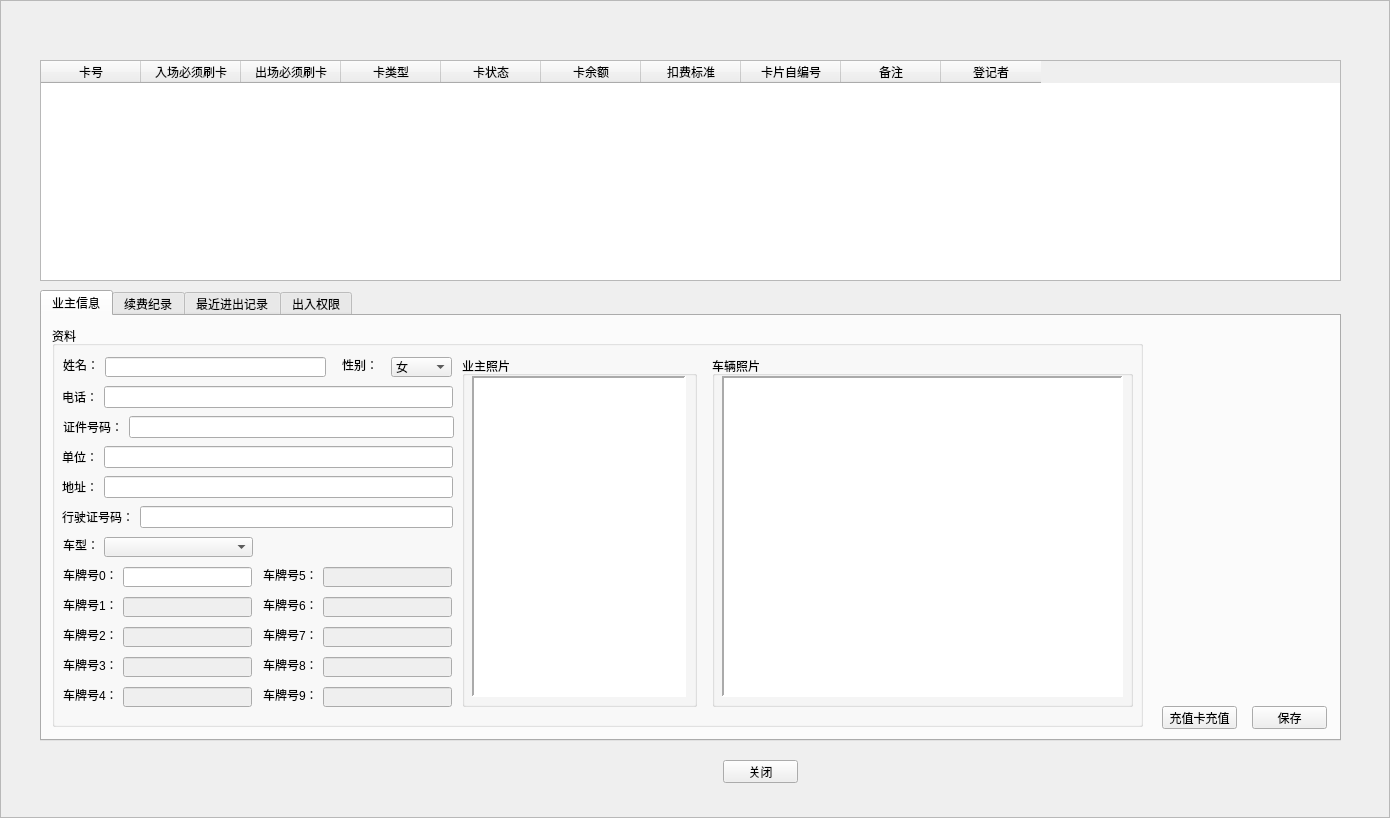
<?xml version="1.0" encoding="UTF-8"?>
<ui version="4.0">
 <class>NewCValueCard</class>
 <widget class="QFrame" name="NewCValueCard">
  <property name="geometry">
   <rect>
    <x>0</x>
    <y>0</y>
    <width>1390</width>
    <height>818</height>
   </rect>
  </property>
  <property name="windowTitle">
   <string>储值卡</string>
  </property>
  <property name="styleSheet">
   <string notr="true">background-image:url(D:/WinParkUI/debug/Image/NewIcon/CommonBigBG-normal.jpg);</string>
  </property>
  <property name="frameShape">
   <enum>QFrame::StyledPanel</enum>
  </property>
  <property name="frameShadow">
   <enum>QFrame::Raised</enum>
  </property>
  <widget class="QWidget" name="widget" native="true">
   <property name="geometry">
    <rect>
     <x>40</x>
     <y>60</y>
     <width>1301</width>
     <height>731</height>
    </rect>
   </property>
   <property name="styleSheet">
    <string notr="true">background-image:url(none);</string>
   </property>
   <widget class="QTableWidget" name="tableValue">
    <property name="geometry">
     <rect>
      <x>0</x>
      <y>0</y>
      <width>1301</width>
      <height>221</height>
     </rect>
    </property>
    <property name="contextMenuPolicy">
     <enum>Qt::CustomContextMenu</enum>
    </property>
    <property name="styleSheet">
     <string notr="true">background-image:url(none);</string>
    </property>
    <column>
     <property name="text">
      <string>卡号</string>
     </property>
    </column>
    <column>
     <property name="text">
      <string>入场必须刷卡</string>
     </property>
    </column>
    <column>
     <property name="text">
      <string>出场必须刷卡</string>
     </property>
    </column>
    <column>
     <property name="text">
      <string>卡类型</string>
     </property>
    </column>
    <column>
     <property name="text">
      <string>卡状态</string>
     </property>
    </column>
    <column>
     <property name="text">
      <string>卡余额</string>
     </property>
    </column>
    <column>
     <property name="text">
      <string>扣费标准</string>
     </property>
    </column>
    <column>
     <property name="text">
      <string>卡片自编号</string>
     </property>
    </column>
    <column>
     <property name="text">
      <string>备注</string>
     </property>
    </column>
    <column>
     <property name="text">
      <string>登记者</string>
     </property>
    </column>
   </widget>
   <widget class="QTabWidget" name="tabWidget">
    <property name="geometry">
     <rect>
      <x>0</x>
      <y>230</y>
      <width>1301</width>
      <height>451</height>
     </rect>
    </property>
    <property name="styleSheet">
     <string notr="true">background-image:url(none);</string>
    </property>
    <property name="currentIndex">
     <number>0</number>
    </property>
    <widget class="QWidget" name="tab">
     <attribute name="title">
      <string>业主信息</string>
     </attribute>
     <widget class="QPushButton" name="btnValueRecharge">
      <property name="geometry">
       <rect>
        <x>1120</x>
        <y>390</y>
        <width>75</width>
        <height>23</height>
       </rect>
      </property>
      <property name="styleSheet">
       <string notr="true">background-image:url(none);</string>
      </property>
      <property name="text">
       <string>充值卡充值</string>
      </property>
     </widget>
     <widget class="QPushButton" name="btnValueSave">
      <property name="geometry">
       <rect>
        <x>1210</x>
        <y>390</y>
        <width>75</width>
        <height>23</height>
       </rect>
      </property>
      <property name="styleSheet">
       <string notr="true">background-image:url(none);</string>
      </property>
      <property name="text">
       <string>保存</string>
      </property>
     </widget>
     <widget class="QGroupBox" name="gbOwner">
      <property name="geometry">
       <rect>
        <x>10</x>
        <y>10</y>
        <width>1091</width>
        <height>401</height>
       </rect>
      </property>
      <property name="title">
       <string>资料</string>
      </property>
      <widget class="QWidget" name="layoutWidget">
       <property name="geometry">
        <rect>
         <x>10</x>
         <y>120</y>
         <width>391</width>
         <height>22</height>
        </rect>
       </property>
       <layout class="QHBoxLayout" name="horizontalLayout_2">
        <item>
         <widget class="QLabel" name="label_10">
          <property name="text">
           <string>单位：</string>
          </property>
         </widget>
        </item>
        <item>
         <widget class="QLineEdit" name="edtUnit"/>
        </item>
       </layout>
      </widget>
      <widget class="QWidget" name="layoutWidget_2">
       <property name="geometry">
        <rect>
         <x>10</x>
         <y>150</y>
         <width>391</width>
         <height>22</height>
        </rect>
       </property>
       <layout class="QHBoxLayout" name="horizontalLayout_3">
        <item>
         <widget class="QLabel" name="label_12">
          <property name="text">
           <string>地址：</string>
          </property>
         </widget>
        </item>
        <item>
         <widget class="QLineEdit" name="edtAddr"/>
        </item>
       </layout>
      </widget>
      <widget class="QWidget" name="layoutWidget_4">
       <property name="geometry">
        <rect>
         <x>10</x>
         <y>180</y>
         <width>391</width>
         <height>22</height>
        </rect>
       </property>
       <layout class="QHBoxLayout" name="horizontalLayout_5">
        <item>
         <widget class="QLabel" name="label_14">
          <property name="text">
           <string>行驶证号码：</string>
          </property>
         </widget>
        </item>
        <item>
         <widget class="QLineEdit" name="edtDriveID"/>
        </item>
       </layout>
      </widget>
      <widget class="QGroupBox" name="groupBox_4">
       <property name="geometry">
        <rect>
         <x>410</x>
         <y>30</y>
         <width>235</width>
         <height>351</height>
        </rect>
       </property>
       <property name="title">
        <string>业主照片</string>
       </property>
       <widget class="QLabel" name="lblOwner">
        <property name="geometry">
         <rect>
          <x>10</x>
          <y>20</y>
          <width>214</width>
          <height>321</height>
         </rect>
        </property>
        <property name="styleSheet">
         <string notr="true">background-color: rgb(255, 255, 255);</string>
        </property>
        <property name="frameShape">
         <enum>QFrame::Panel</enum>
        </property>
        <property name="frameShadow">
         <enum>QFrame::Sunken</enum>
        </property>
        <property name="lineWidth">
         <number>2</number>
        </property>
        <property name="text">
         <string/>
        </property>
        <property name="scaledContents">
         <bool>true</bool>
        </property>
       </widget>
      </widget>
      <widget class="QGroupBox" name="groupBox_3">
       <property name="geometry">
        <rect>
         <x>660</x>
         <y>30</y>
         <width>421</width>
         <height>351</height>
        </rect>
       </property>
       <property name="title">
        <string>车辆照片</string>
       </property>
       <widget class="QLabel" name="lblCar">
        <property name="geometry">
         <rect>
          <x>10</x>
          <y>20</y>
          <width>401</width>
          <height>321</height>
         </rect>
        </property>
        <property name="styleSheet">
         <string notr="true">background-color: rgb(255, 255, 255);</string>
        </property>
        <property name="frameShape">
         <enum>QFrame::Panel</enum>
        </property>
        <property name="frameShadow">
         <enum>QFrame::Sunken</enum>
        </property>
        <property name="lineWidth">
         <number>2</number>
        </property>
        <property name="text">
         <string/>
        </property>
        <property name="scaledContents">
         <bool>true</bool>
        </property>
       </widget>
      </widget>
      <widget class="QLabel" name="lblUserID">
       <property name="geometry">
        <rect>
         <x>430</x>
         <y>40</y>
         <width>54</width>
         <height>12</height>
        </rect>
       </property>
       <property name="text">
        <string/>
       </property>
      </widget>
      <widget class="QLabel" name="lblCardNo">
       <property name="geometry">
        <rect>
         <x>430</x>
         <y>60</y>
         <width>54</width>
         <height>12</height>
        </rect>
       </property>
       <property name="text">
        <string/>
       </property>
      </widget>
      <widget class="QWidget" name="layoutWidget_14">
       <property name="geometry">
        <rect>
         <x>11</x>
         <y>90</y>
         <width>391</width>
         <height>22</height>
        </rect>
       </property>
       <layout class="QHBoxLayout" name="horizontalLayout_16">
        <item>
         <widget class="QLabel" name="label_11">
          <property name="text">
           <string>证件号码：</string>
          </property>
         </widget>
        </item>
        <item>
         <widget class="QLineEdit" name="edtID"/>
        </item>
       </layout>
      </widget>
      <widget class="QWidget" name="layoutWidget_15">
       <property name="geometry">
        <rect>
         <x>10</x>
         <y>60</y>
         <width>391</width>
         <height>22</height>
        </rect>
       </property>
       <layout class="QHBoxLayout" name="horizontalLayout_17">
        <item>
         <widget class="QLabel" name="label_9">
          <property name="text">
           <string>电话：</string>
          </property>
         </widget>
        </item>
        <item>
         <widget class="QLineEdit" name="edtTel"/>
        </item>
       </layout>
      </widget>
      <widget class="QComboBox" name="cbxCarType">
       <property name="geometry">
        <rect>
         <x>52</x>
         <y>211</y>
         <width>149</width>
         <height>20</height>
        </rect>
       </property>
      </widget>
      <widget class="QLabel" name="label_15">
       <property name="geometry">
        <rect>
         <x>11</x>
         <y>211</y>
         <width>36</width>
         <height>16</height>
        </rect>
       </property>
       <property name="text">
        <string>车型：</string>
       </property>
      </widget>
      <widget class="QLabel" name="label_2">
       <property name="geometry">
        <rect>
         <x>11</x>
         <y>31</y>
         <width>36</width>
         <height>16</height>
        </rect>
       </property>
       <property name="text">
        <string>姓名：</string>
       </property>
      </widget>
      <widget class="QComboBox" name="cbxSex">
       <property name="geometry">
        <rect>
         <x>339</x>
         <y>31</y>
         <width>61</width>
         <height>20</height>
        </rect>
       </property>
       <item>
        <property name="text">
         <string>女</string>
        </property>
       </item>
       <item>
        <property name="text">
         <string>男</string>
        </property>
       </item>
      </widget>
      <widget class="QLabel" name="label_8">
       <property name="geometry">
        <rect>
         <x>290</x>
         <y>31</y>
         <width>36</width>
         <height>16</height>
        </rect>
       </property>
       <property name="text">
        <string>性别：</string>
       </property>
      </widget>
      <widget class="QLineEdit" name="edtName">
       <property name="geometry">
        <rect>
         <x>53</x>
         <y>31</y>
         <width>221</width>
         <height>20</height>
        </rect>
       </property>
      </widget>
      <widget class="QLineEdit" name="edtVechileID9">
       <property name="enabled">
        <bool>false</bool>
       </property>
       <property name="geometry">
        <rect>
         <x>271</x>
         <y>361</y>
         <width>129</width>
         <height>20</height>
        </rect>
       </property>
      </widget>
      <widget class="QLabel" name="label_22">
       <property name="geometry">
        <rect>
         <x>211</x>
         <y>361</y>
         <width>54</width>
         <height>16</height>
        </rect>
       </property>
       <property name="text">
        <string>车牌号9：</string>
       </property>
      </widget>
      <widget class="QLineEdit" name="edtVechileID0">
       <property name="geometry">
        <rect>
         <x>71</x>
         <y>241</y>
         <width>129</width>
         <height>20</height>
        </rect>
       </property>
      </widget>
      <widget class="QLabel" name="label_24">
       <property name="geometry">
        <rect>
         <x>11</x>
         <y>241</y>
         <width>54</width>
         <height>16</height>
        </rect>
       </property>
       <property name="text">
        <string>车牌号0：</string>
       </property>
      </widget>
      <widget class="QLineEdit" name="edtVechileID8">
       <property name="enabled">
        <bool>false</bool>
       </property>
       <property name="geometry">
        <rect>
         <x>271</x>
         <y>331</y>
         <width>129</width>
         <height>20</height>
        </rect>
       </property>
      </widget>
      <widget class="QLabel" name="label_21">
       <property name="geometry">
        <rect>
         <x>211</x>
         <y>331</y>
         <width>54</width>
         <height>16</height>
        </rect>
       </property>
       <property name="text">
        <string>车牌号8：</string>
       </property>
      </widget>
      <widget class="QLabel" name="label_20">
       <property name="geometry">
        <rect>
         <x>211</x>
         <y>301</y>
         <width>54</width>
         <height>16</height>
        </rect>
       </property>
       <property name="text">
        <string>车牌号7：</string>
       </property>
      </widget>
      <widget class="QLineEdit" name="edtVechileID7">
       <property name="enabled">
        <bool>false</bool>
       </property>
       <property name="geometry">
        <rect>
         <x>271</x>
         <y>301</y>
         <width>129</width>
         <height>20</height>
        </rect>
       </property>
      </widget>
      <widget class="QLineEdit" name="edtVechileID6">
       <property name="enabled">
        <bool>false</bool>
       </property>
       <property name="geometry">
        <rect>
         <x>271</x>
         <y>271</y>
         <width>129</width>
         <height>20</height>
        </rect>
       </property>
      </widget>
      <widget class="QLabel" name="label_19">
       <property name="geometry">
        <rect>
         <x>211</x>
         <y>271</y>
         <width>54</width>
         <height>16</height>
        </rect>
       </property>
       <property name="text">
        <string>车牌号6：</string>
       </property>
      </widget>
      <widget class="QLineEdit" name="edtVechileID5">
       <property name="enabled">
        <bool>false</bool>
       </property>
       <property name="geometry">
        <rect>
         <x>271</x>
         <y>241</y>
         <width>129</width>
         <height>20</height>
        </rect>
       </property>
      </widget>
      <widget class="QLabel" name="label_18">
       <property name="geometry">
        <rect>
         <x>211</x>
         <y>241</y>
         <width>54</width>
         <height>16</height>
        </rect>
       </property>
       <property name="text">
        <string>车牌号5：</string>
       </property>
      </widget>
      <widget class="QLineEdit" name="edtVechileID2">
       <property name="enabled">
        <bool>false</bool>
       </property>
       <property name="geometry">
        <rect>
         <x>71</x>
         <y>301</y>
         <width>129</width>
         <height>20</height>
        </rect>
       </property>
      </widget>
      <widget class="QLabel" name="label_13">
       <property name="geometry">
        <rect>
         <x>11</x>
         <y>301</y>
         <width>54</width>
         <height>16</height>
        </rect>
       </property>
       <property name="text">
        <string>车牌号2：</string>
       </property>
      </widget>
      <widget class="QLabel" name="label_17">
       <property name="geometry">
        <rect>
         <x>11</x>
         <y>361</y>
         <width>54</width>
         <height>16</height>
        </rect>
       </property>
       <property name="text">
        <string>车牌号4：</string>
       </property>
      </widget>
      <widget class="QLineEdit" name="edtVechileID4">
       <property name="enabled">
        <bool>false</bool>
       </property>
       <property name="geometry">
        <rect>
         <x>71</x>
         <y>361</y>
         <width>129</width>
         <height>20</height>
        </rect>
       </property>
      </widget>
      <widget class="QLineEdit" name="edtVechileID3">
       <property name="enabled">
        <bool>false</bool>
       </property>
       <property name="geometry">
        <rect>
         <x>71</x>
         <y>331</y>
         <width>129</width>
         <height>20</height>
        </rect>
       </property>
      </widget>
      <widget class="QLabel" name="label_16">
       <property name="geometry">
        <rect>
         <x>11</x>
         <y>331</y>
         <width>54</width>
         <height>16</height>
        </rect>
       </property>
       <property name="text">
        <string>车牌号3：</string>
       </property>
      </widget>
      <widget class="QLabel" name="label_23">
       <property name="geometry">
        <rect>
         <x>11</x>
         <y>271</y>
         <width>54</width>
         <height>16</height>
        </rect>
       </property>
       <property name="text">
        <string>车牌号1：</string>
       </property>
      </widget>
      <widget class="QLineEdit" name="edtVechileID1">
       <property name="enabled">
        <bool>false</bool>
       </property>
       <property name="geometry">
        <rect>
         <x>71</x>
         <y>271</y>
         <width>129</width>
         <height>20</height>
        </rect>
       </property>
      </widget>
     </widget>
    </widget>
    <widget class="QWidget" name="tab_2">
     <attribute name="title">
      <string>续费纪录</string>
     </attribute>
     <widget class="QTableWidget" name="tableRecharge">
      <property name="geometry">
       <rect>
        <x>10</x>
        <y>10</y>
        <width>1281</width>
        <height>371</height>
       </rect>
      </property>
      <property name="styleSheet">
       <string notr="true">background-image:url(none);</string>
      </property>
      <column>
       <property name="text">
        <string>收费金额</string>
       </property>
      </column>
      <column>
       <property name="text">
        <string>时长</string>
       </property>
      </column>
      <column>
       <property name="text">
        <string>收费时间</string>
       </property>
      </column>
      <column>
       <property name="text">
        <string>费用种类</string>
       </property>
      </column>
      <column>
       <property name="text">
        <string>收费人员</string>
       </property>
      </column>
     </widget>
    </widget>
    <widget class="QWidget" name="tab_3">
     <attribute name="title">
      <string>最近进出记录</string>
     </attribute>
     <widget class="QTableWidget" name="tableAccess">
      <property name="geometry">
       <rect>
        <x>10</x>
        <y>10</y>
        <width>841</width>
        <height>411</height>
       </rect>
      </property>
      <column>
       <property name="text">
        <string>进入通道</string>
       </property>
      </column>
      <column>
       <property name="text">
        <string>进入时间</string>
       </property>
      </column>
      <column>
       <property name="text">
        <string>离开通道</string>
       </property>
      </column>
      <column>
       <property name="text">
        <string>离开时间</string>
       </property>
      </column>
      <column>
       <property name="text">
        <string>记录ID</string>
       </property>
      </column>
     </widget>
     <widget class="QGroupBox" name="groupBox_5">
      <property name="geometry">
       <rect>
        <x>860</x>
        <y>1</y>
        <width>211</width>
        <height>211</height>
       </rect>
      </property>
      <property name="title">
       <string>图像1</string>
      </property>
      <widget class="QLabel" name="lblImg1">
       <property name="geometry">
        <rect>
         <x>5</x>
         <y>16</y>
         <width>201</width>
         <height>191</height>
        </rect>
       </property>
       <property name="styleSheet">
        <string notr="true">background-color: rgb(255, 255, 255);</string>
       </property>
       <property name="frameShape">
        <enum>QFrame::Panel</enum>
       </property>
       <property name="frameShadow">
        <enum>QFrame::Sunken</enum>
       </property>
       <property name="lineWidth">
        <number>2</number>
       </property>
       <property name="text">
        <string/>
       </property>
       <property name="scaledContents">
        <bool>true</bool>
       </property>
      </widget>
     </widget>
     <widget class="QGroupBox" name="groupBox_6">
      <property name="geometry">
       <rect>
        <x>1080</x>
        <y>0</y>
        <width>211</width>
        <height>211</height>
       </rect>
      </property>
      <property name="title">
       <string>图像2</string>
      </property>
      <widget class="QLabel" name="lblImg2">
       <property name="geometry">
        <rect>
         <x>5</x>
         <y>16</y>
         <width>201</width>
         <height>191</height>
        </rect>
       </property>
       <property name="styleSheet">
        <string notr="true">background-color: rgb(255, 255, 255);</string>
       </property>
       <property name="frameShape">
        <enum>QFrame::Panel</enum>
       </property>
       <property name="frameShadow">
        <enum>QFrame::Sunken</enum>
       </property>
       <property name="lineWidth">
        <number>2</number>
       </property>
       <property name="text">
        <string/>
       </property>
       <property name="scaledContents">
        <bool>true</bool>
       </property>
      </widget>
     </widget>
     <widget class="QGroupBox" name="groupBox_7">
      <property name="geometry">
       <rect>
        <x>860</x>
        <y>210</y>
        <width>211</width>
        <height>211</height>
       </rect>
      </property>
      <property name="title">
       <string>图像3</string>
      </property>
      <widget class="QLabel" name="lblImg3">
       <property name="geometry">
        <rect>
         <x>5</x>
         <y>16</y>
         <width>201</width>
         <height>191</height>
        </rect>
       </property>
       <property name="styleSheet">
        <string notr="true">background-color: rgb(255, 255, 255);</string>
       </property>
       <property name="frameShape">
        <enum>QFrame::Panel</enum>
       </property>
       <property name="frameShadow">
        <enum>QFrame::Sunken</enum>
       </property>
       <property name="lineWidth">
        <number>2</number>
       </property>
       <property name="text">
        <string/>
       </property>
       <property name="scaledContents">
        <bool>true</bool>
       </property>
      </widget>
     </widget>
     <widget class="QGroupBox" name="groupBox_8">
      <property name="geometry">
       <rect>
        <x>1080</x>
        <y>210</y>
        <width>211</width>
        <height>211</height>
       </rect>
      </property>
      <property name="title">
       <string>图像4</string>
      </property>
      <widget class="QLabel" name="lblImg4">
       <property name="geometry">
        <rect>
         <x>5</x>
         <y>16</y>
         <width>201</width>
         <height>191</height>
        </rect>
       </property>
       <property name="styleSheet">
        <string notr="true">background-color: rgb(255, 255, 255);</string>
       </property>
       <property name="frameShape">
        <enum>QFrame::Panel</enum>
       </property>
       <property name="frameShadow">
        <enum>QFrame::Sunken</enum>
       </property>
       <property name="lineWidth">
        <number>2</number>
       </property>
       <property name="text">
        <string/>
       </property>
       <property name="scaledContents">
        <bool>true</bool>
       </property>
      </widget>
     </widget>
    </widget>
    <widget class="QWidget" name="tab_4">
     <attribute name="title">
      <string>出入权限</string>
     </attribute>
     <widget class="QPushButton" name="pushButton_4">
      <property name="geometry">
       <rect>
        <x>700</x>
        <y>340</y>
        <width>75</width>
        <height>23</height>
       </rect>
      </property>
      <property name="text">
       <string>保存</string>
      </property>
     </widget>
     <widget class="QTableWidget" name="tableEntranceRight">
      <property name="geometry">
       <rect>
        <x>10</x>
        <y>10</y>
        <width>1281</width>
        <height>371</height>
       </rect>
      </property>
      <column>
       <property name="text">
        <string>通道名称</string>
       </property>
      </column>
      <column>
       <property name="text">
        <string>起始时间</string>
       </property>
      </column>
      <column>
       <property name="text">
        <string>结束时间</string>
       </property>
      </column>
      <column>
       <property name="text">
        <string>ID</string>
       </property>
      </column>
     </widget>
     <widget class="QPushButton" name="btnEntranceSave">
      <property name="geometry">
       <rect>
        <x>1330</x>
        <y>390</y>
        <width>75</width>
        <height>23</height>
       </rect>
      </property>
      <property name="text">
       <string>保存</string>
      </property>
     </widget>
     <widget class="QPushButton" name="btnSaveRight">
      <property name="geometry">
       <rect>
        <x>1200</x>
        <y>400</y>
        <width>75</width>
        <height>23</height>
       </rect>
      </property>
      <property name="text">
       <string>保存</string>
      </property>
     </widget>
    </widget>
   </widget>
   <widget class="QPushButton" name="btnMinimalize">
    <property name="geometry">
     <rect>
      <x>683</x>
      <y>700</y>
      <width>75</width>
      <height>23</height>
     </rect>
    </property>
    <property name="styleSheet">
     <string notr="true">background-image:url(none);</string>
    </property>
    <property name="text">
     <string>关闭</string>
    </property>
   </widget>
  </widget>
  <widget class="QLabel" name="lblTitle">
   <property name="geometry">
    <rect>
     <x>30</x>
     <y>5</y>
     <width>141</width>
     <height>21</height>
    </rect>
   </property>
   <property name="font">
    <font>
     <weight>75</weight>
     <bold>true</bold>
    </font>
   </property>
   <property name="styleSheet">
    <string notr="true">background-image:url(none);
color: rgb(170, 0, 0);</string>
   </property>
   <property name="text">
    <string/>
   </property>
  </widget>
  <widget class="QLabel" name="lblClose">
   <property name="geometry">
    <rect>
     <x>1351</x>
     <y>7</y>
     <width>30</width>
     <height>15</height>
    </rect>
   </property>
   <property name="text">
    <string/>
   </property>
  </widget>
 </widget>
 <resources/>
 <connections/>
</ui>
